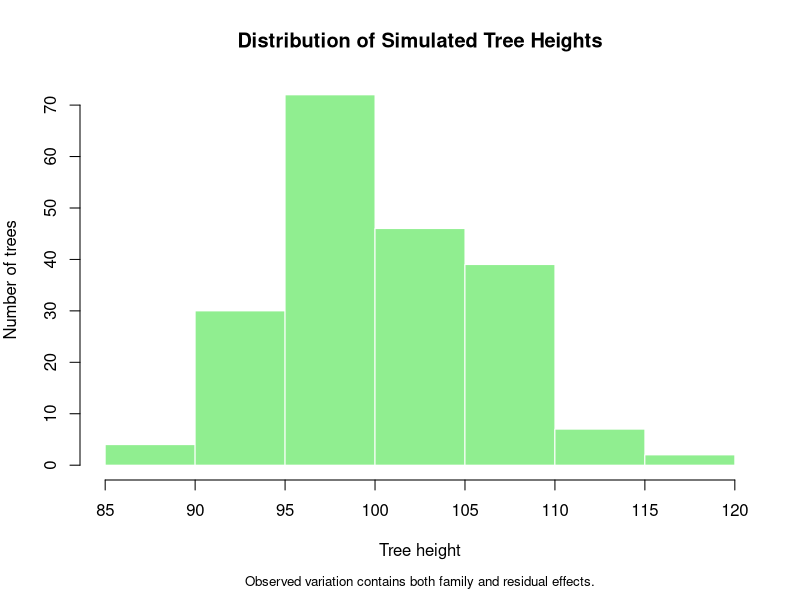
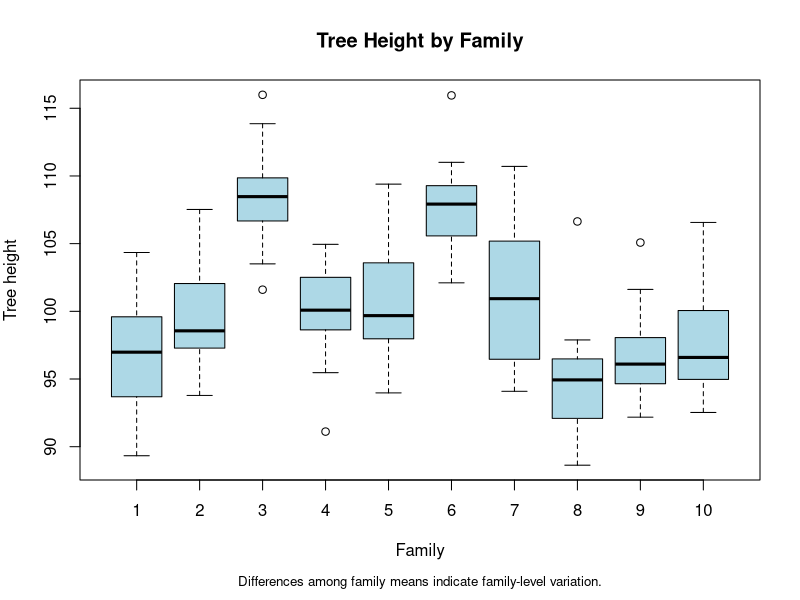

These figures' R source, in order:
# ============================================================
# QUANTITATIVE GENETICS DEMO
# Estimating the genetic contribution to variation in tree height
# using simulated tree-family data
#
# Made for skill demonstration purposes by HK
# ============================================================

# IMPORTANT:
# This is a deliberately simplified demonstration. In real tree
# breeding data, estimating narrow- or broad-sense heritability
# requires information about the experimental design, genetic
# relationships, mating structure and potentially shared
# environmental effects.

# ------------------------------------------------------------
# SETUP: Load the required package
# ------------------------------------------------------------

# The lme4 package contains the lmer() function, which is used
# to fit linear mixed-effects models.
#
# A mixed model is useful here because tree height contains
# both an overall average and variation among tree families.

# Run this installation command only once:
# install.packages("lme4")

# Load the installed package for the current R session.
library(lme4)


# ------------------------------------------------------------
# STEP 1: Simulate tree-family data
# ------------------------------------------------------------

# Because this is a demonstration, we generate an artificial
# dataset instead of importing measurements from a real trial.

# The simulated dataset represents an experiment with:
# - 10 tree families
# - 20 individual trees in each family
# - 200 trees in total

# Set the random seed.
# R uses random numbers when generating the family effects and
# residual variation. The seed ensures that the same simulated
# values are produced each time the script is run.
# This makes the analysis reproducible: another person using
# this script will obtain the same dataset and results.
set.seed(123)


# Create the family identifier for every tree.
# rep() repeats family numbers 1 to 10.
# The argument each = 20 means that every family number occurs
# 20 times because each family contains 20 individual trees.
family <- rep(1:10, each = 20)


# Store family as a categorical variable.
# Family numbers are identifiers rather than numerical
# measurements. Converting family to a factor tells R that
# families represent separate groups, not a continuous scale.
family <- factor(family)


# Simulate one genetic effect for each family.
# rnorm() draws values from a normal distribution:
# - 10 means that one effect is generated for each family
# - mean = 0 means that family effects are centred around zero
# - sd = 5 controls how strongly families differ from each other
# A positive value represents a family with above-average
# growth potential. A negative value represents a family with
# below-average growth potential.
# In this simplified simulation, every tree belonging to the
# same family shares the same simulated family effect.
genetic_effect <- rnorm(
  n = 10,
  mean = 0,
  sd = 5
)


# Simulate the observed height of each tree.
# The phenotype is generated using the simplified equation:
#_______________________________________________________________
# phenotype = population mean + family effect + residual effect
#_______________________________________________________________
# Here:
# - 100 is the overall population mean height
# - genetic_effect[family] adds the appropriate family effect
# - rnorm(..., sd = 4) adds individual residual variation

# The residual term represents differences among trees that
# are not explained by family in this model. These can be
# thought of as environmental and other unexplained effects.
height <- 100 +
  genetic_effect[family] +
  rnorm(
    n = 200,
    mean = 0,
    sd = 4
  )


# Combine the family identifiers and tree heights into one
# dataframe. Each row now represents one individual tree.
trees <- data.frame(
  family,
  height
)


# Display the first six observations to check that the dataset
# was created correctly.
head(trees)


# Examine the structure of the dataframe.
# This verifies that:
# - family is treated as a factor
# - height is treated as a numerical variable
str(trees)


# ------------------------------------------------------------
# STEP 2: Visualise the distribution of tree heights
# ------------------------------------------------------------

# Increase the lower plot margin so that the explanatory caption
# has enough space below the x-axis label.
# The four values control the bottom, left, top and right margins.
par(mar = c(6, 4, 4, 2))


# Create a histogram of all observed tree heights.
# A histogram shows the phenotypic distribution of the trait.
# At this stage, trees from all families are pooled together.
# The histogram therefore shows total observed variation but
# does not yet separate genetic and residual variation.
hist(
  trees$height,
  main = "Distribution of Simulated Tree Heights",
  xlab = "Tree height",
  ylab = "Number of trees",
  col = "lightgreen",
  border = "white"
)


# Add an explanatory caption underneath the plot.
mtext(
  "Observed variation contains both family and residual effects.",
  side = 1,
  line = 4.5,
  cex = 0.8
)


# ------------------------------------------------------------
# STEP 3: Compare tree heights among families
# ------------------------------------------------------------

# Again, increase the lower margin to make space for the caption.
par(mar = c(6, 4, 4, 2))

# Create a boxplot showing the height distribution separately
# for each family.
# Each box represents the middle 50% of tree heights within one
# family. The horizontal line inside each box is the median.
# Differences in the positions of the boxes show that some
# families tend to have taller or shorter trees than others.
# In this simulation, these differences arise because each
# family was assigned a different genetic effect.
boxplot(
  height ~ family,
  data = trees,
  main = "Tree Height by Family",
  xlab = "Family",
  ylab = "Tree height",
  col = "lightblue"
)

# Add a caption explaining the interpretation.
# The wording says "family-level variation" rather than claiming
# that every observed difference is necessarily genetic. This is
# a more careful interpretation that also works as preparation
# for analysing real experimental data.
mtext(
  "Differences among family means indicate family-level variation.",
  side = 1,
  line = 4.5,
  cex = 0.8
)


# ------------------------------------------------------------
# STEP 4: Fit a linear mixed-effects model
# ------------------------------------------------------------

# Fit a random-intercept model:
# height ~ 1 + (1 | family)
# height:
# The response variable whose variation we want to explain.

# 1:
# The fixed intercept, representing the overall mean height
# across all trees and families.

# (1 | family):
# A random intercept for family. This allows every family to
# have its own expected mean height.

# The model separates the observed variation into:
# 1. variation among family means
# 2. residual variation among trees within families
model <- lmer(
  height ~ 1 + (1 | family),
  data = trees
)


# Display the model summary.
# The summary includes:
# - the estimated overall mean height
# - the estimated family variance
# - the estimated residual variance
# - information about the number of observations and families
summary(model)


# ------------------------------------------------------------
# STEP 5: Extract the variance components
# ------------------------------------------------------------

# VarCorr() extracts the estimated random-effect variances.
# as.data.frame() converts the output into a dataframe so that
# the individual variance estimates can be accessed easily.
vc <- as.data.frame(VarCorr(model))

# Print the variance-component table.
print(vc)

# Extract the variation among families.
# Because family is the only random grouping variable, the first
# row contains the estimated family-level variance.
# In this simplified simulation, the family effect was explicitly
# generated as a genetic effect. We therefore label this estimate
# VG for the purpose of the demonstration.
VG <- vc$vcov[vc$grp == "family"]

# Extract residual variation.
# Residual variance describes differences among individual trees
# that remain after family-level differences have been accounted
# for.
# In this simulation, residual variation was generated as random
# individual variation with a standard deviation of 4.
VE <- vc$vcov[vc$grp == "Residual"]


# ------------------------------------------------------------
# STEP 6: Calculate the genetic variance proportion
# ------------------------------------------------------------

# The total phenotypic variance in this simple model is calculated
# as the sum of family-level and residual variance:
#_______________
# VP = VG + VE
#_______________
VP <- VG + VE

# Calculate the proportion of total phenotypic variance attributed
# to the simulated family-level genetic effect:
#_______________
# H2 = VG / VP
# A value close to zero would mean that most height variation
# occurs within families.
# A value close to one would mean that family differences explain
# most of the observed height variation.
H2 <- VG / VP


# ------------------------------------------------------------
# STEP 7: Print a concise summary
# ------------------------------------------------------------

# round() makes the output easier to read.
# cat() combines labels and calculated values in the console.
cat("\n--- Variance component results ---")
cat("\nFamily-level variance:", round(VG, 2))
cat("\nResidual variance:", round(VE, 2))
cat("\nTotal phenotypic variance:", round(VP, 2))
cat("\nGenetic variance proportion:", round(H2, 3))
cat("\n")
